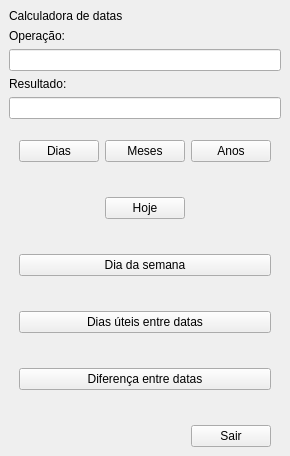
<?xml version="1.0" encoding="UTF-8"?>
<ui version="4.0">
 <class>MainWindow</class>
 <widget class="QMainWindow" name="MainWindow">
  <property name="windowTitle">
   <string>Calculadora</string>
  </property>
  <widget class="QWidget" name="centralwidget">
   <layout class="QGridLayout" name="gridLayout">
    <item row="6" column="0">
     <layout class="QGridLayout" name="gridLayout_2">
      <property name="leftMargin">
       <number>10</number>
      </property>
      <property name="topMargin">
       <number>15</number>
      </property>
      <property name="rightMargin">
       <number>10</number>
      </property>
      <property name="verticalSpacing">
       <number>35</number>
      </property>
      <item row="0" column="1">
       <widget class="QPushButton" name="botaoMeses">
        <property name="text">
         <string>Meses</string>
        </property>
       </widget>
      </item>
      <item row="4" column="0" colspan="3">
       <widget class="QPushButton" name="botaoDiferenca">
        <property name="text">
         <string>Diferença entre datas</string>
        </property>
       </widget>
      </item>
      <item row="0" column="0">
       <widget class="QPushButton" name="botaoDias">
        <property name="sizePolicy">
         <sizepolicy hsizetype="Minimum" vsizetype="Fixed">
          <horstretch>0</horstretch>
          <verstretch>0</verstretch>
         </sizepolicy>
        </property>
        <property name="text">
         <string>Dias</string>
        </property>
       </widget>
      </item>
      <item row="1" column="1">
       <widget class="QPushButton" name="botaoHoje">
        <property name="text">
         <string>Hoje</string>
        </property>
       </widget>
      </item>
      <item row="2" column="0" colspan="3">
       <widget class="QPushButton" name="botaoDiaSemana">
        <property name="text">
         <string>Dia da semana</string>
        </property>
       </widget>
      </item>
      <item row="3" column="0" colspan="3">
       <widget class="QPushButton" name="botaoUteis">
        <property name="text">
         <string>Dias úteis entre datas</string>
        </property>
       </widget>
      </item>
      <item row="5" column="2">
       <widget class="QPushButton" name="botaoSair">
        <property name="text">
         <string>Sair</string>
        </property>
       </widget>
      </item>
      <item row="0" column="2">
       <widget class="QPushButton" name="botaoAnos">
        <property name="text">
         <string>Anos</string>
        </property>
       </widget>
      </item>
     </layout>
    </item>
    <item row="1" column="0">
     <layout class="QGridLayout" name="gridLayout_3">
      <property name="sizeConstraint">
       <enum>QLayout::SetFixedSize</enum>
      </property>
      <property name="spacing">
       <number>6</number>
      </property>
      <item row="2" column="0">
       <widget class="QLineEdit" name="txtOperacao"/>
      </item>
      <item row="0" column="0">
       <widget class="QLabel" name="label">
        <property name="text">
         <string>Calculadora de datas</string>
        </property>
       </widget>
      </item>
      <item row="1" column="0">
       <widget class="QLabel" name="label_2">
        <property name="text">
         <string>Operação:</string>
        </property>
       </widget>
      </item>
      <item row="3" column="0">
       <widget class="QLabel" name="label_3">
        <property name="text">
         <string>Resultado:</string>
        </property>
       </widget>
      </item>
      <item row="4" column="0">
       <widget class="QLineEdit" name="txtResultado">
        <property name="focusPolicy">
         <enum>Qt::NoFocus</enum>
        </property>
        <property name="readOnly">
         <bool>true</bool>
        </property>
       </widget>
      </item>
     </layout>
    </item>
   </layout>
  </widget>
 </widget>
 <resources/>
 <connections/>
</ui>
